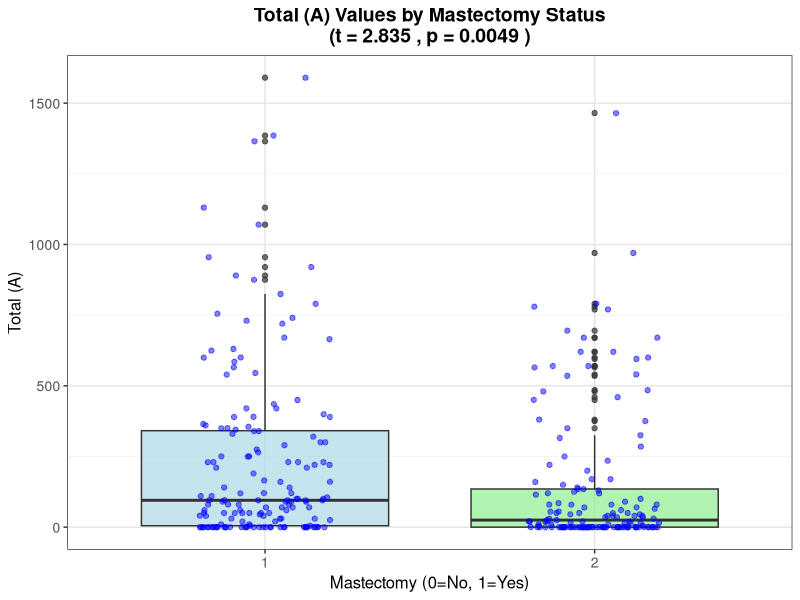
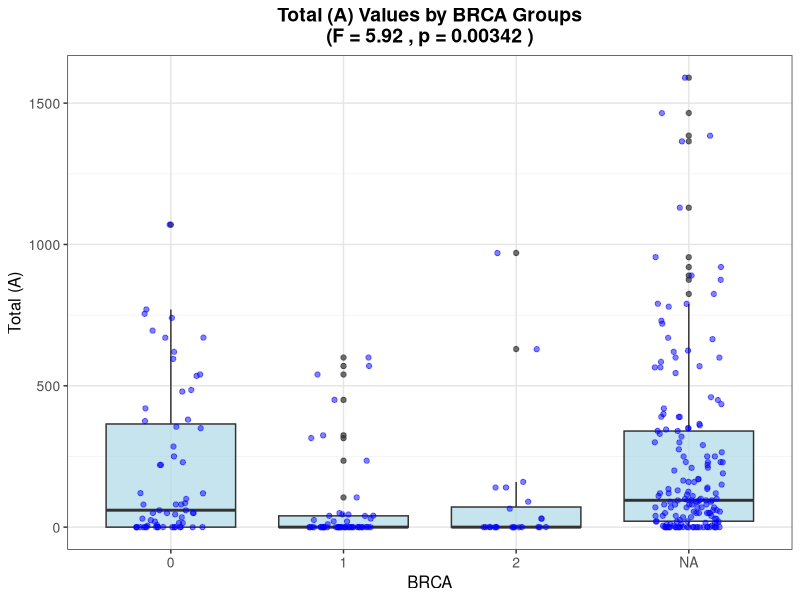

Generate these figures, in order, with R:
# Load required libraries
library(ggplot2)
library(readr)

# Read the CSV file
data <- read.csv2("Test.csv")

# Perform t-test for Total (A) vs Mastectomy
t_test_mastectomy <- t.test(Total..A. ~ Mastectomy, data=data)

# Print t-test results
cat("\nT-Test Results (Total (A) vs Mastectomy):\n")
cat("t-statistic:", t_test_mastectomy$statistic, "\n")
cat("p-value:", t_test_mastectomy$p.value, "\n")
cat("95% Confidence Interval:", t_test_mastectomy$conf.int[1], "to", t_test_mastectomy$conf.int[2], "\n\n")

# Calculate means for each Mastectomy group
mean_no_mastectomy <- mean(data$Total..A.[data$Mastectomy == 0], na.rm=TRUE)
mean_with_mastectomy <- mean(data$Total..A.[data$Mastectomy == 1], na.rm=TRUE)

cat("Mean Total (A) for No Mastectomy:", mean_no_mastectomy, "\n")
cat("Mean Total (A) for Mastectomy:", mean_with_mastectomy, "\n\n")

# Create box plot with points for Mastectomy groups
p_mastectomy <- ggplot(data, aes(x = factor(Mastectomy), y = Total..A.)) +
  geom_boxplot(fill = c("lightblue", "lightgreen"), alpha = 0.7) +
  geom_jitter(width = 0.2, alpha = 0.5, color = "blue") +
  theme_bw() +
  labs(title = paste("Total (A) Values by Mastectomy Status\n(t =", 
                    round(t_test_mastectomy$statistic, 3),
                    ", p =", format.pval(t_test_mastectomy$p.value, digits = 3), ")"),
       x = "Mastectomy (0=No, 1=Yes)",
       y = "Total (A)") +
  theme(plot.title = element_text(hjust = 0.5, size = 14, face = "bold"),
        axis.title = element_text(size = 12),
        axis.text = element_text(size = 10),
        panel.background = element_rect(fill = "white"),
        panel.grid.major = element_line(color = "gray90"),
        panel.grid.minor = element_line(color = "gray95"))

# Save the plot
ggsave("Karl/t_test_plot_mastectomy_totalA.png", p_mastectomy, width = 10, height = 8, dpi = 300)

# Perform ANOVA test for Total (A) vs BRCA
anova_brca <- aov(Total..A. ~ factor(BRCA), data=data)
anova_summary <- summary(anova_brca)

# Print ANOVA results
cat("\nANOVA Test Results (Total (A) vs BRCA):\n")
cat("F-statistic:", anova_summary[[1]]$"F value"[1], "\n")
cat("p-value:", anova_summary[[1]]$"Pr(>F)"[1], "\n\n")

# Calculate means for each BRCA group
brca_means <- tapply(data$Total..A., data$BRCA, mean, na.rm=TRUE)
cat("Mean Total (A) for each BRCA group:\n")
print(brca_means)
cat("\n")

# Create box plot with points for BRCA groups
p_brca <- ggplot(data, aes(x = factor(BRCA), y = Total..A.)) +
  geom_boxplot(fill = "lightblue", alpha = 0.7) +
  geom_jitter(width = 0.2, alpha = 0.5, color = "blue") +
  theme_bw() +
  labs(title = paste("Total (A) Values by BRCA Groups\n(F =", 
                    round(anova_summary[[1]]$"F value"[1], 3),
                    ", p =", format.pval(anova_summary[[1]]$"Pr(>F)"[1], digits = 3), ")"),
       x = "BRCA",
       y = "Total (A)") +
  theme(plot.title = element_text(hjust = 0.5, size = 14, face = "bold"),
        axis.title = element_text(size = 12),
        axis.text = element_text(size = 10),
        panel.background = element_rect(fill = "white"),
        panel.grid.major = element_line(color = "gray90"),
        panel.grid.minor = element_line(color = "gray95"))

# Save the plot
ggsave("Karl/anova_plot_brca_totalA.png", p_brca, width = 10, height = 8, dpi = 300) 